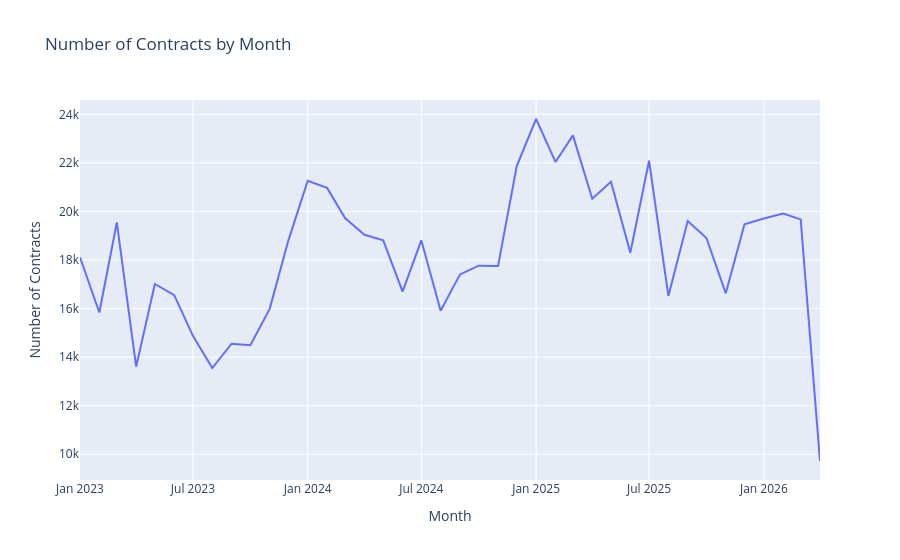

The code cell stored with this chart in its notebook:
### Markdown cell above
## <font color='#BFD72F' size=6>3.3 Visualizations</font> <a class="anchor" id="3.3"></a>
  
[Back to TOC](#toc)

**Main Purpose**: understand which filters should we apply to have a smaller dataset (outlier detection, for example)

### Code cell
contracts_by_month = (
    merged_dataset
    .dropna(subset=['dataCelebracaoContrato'])
    .assign(month=merged_dataset['dataCelebracaoContrato'].dt.to_period('M').dt.to_timestamp())
    .groupby('month')
    .size()
    .reset_index(name='number_of_contracts')
    .sort_values('month')
)

fig = px.line(
    contracts_by_month,
    x='month',
    y='number_of_contracts',
    title='Number of Contracts by Month',
    labels={
        'month': 'Month',
        'number_of_contracts': 'Number of Contracts'
    }
)

fig.show()

### Figure 1 — Plotly figure (JSON) as saved in the notebook; plotly's stock layout.template omitted (floating-point values rounded to 4 significant figures)
{"data": [{"hovertemplate": "Month=%{x}<br>Number of Contracts=%{y}<extra></extra>", "legendgroup": "", "line": {"color": "#636efa", "dash": "solid"}, "marker": {"symbol": "circle"}, "mode": "lines", "name": "", "orientation": "v", "showlegend": false, "type": "scatter", "x": ["2023-01-01T00:00:00.000000", "2023-02-01T00:00:00.000000", "2023-03-01T00:00:00.000000", "2023-04-01T00:00:00.000000", "2023-05-01T00:00:00.000000", "2023-06-01T00:00:00.000000", "2023-07-01T00:00:00.000000", "2023-08-01T00:00:00.000000", "2023-09-01T00:00:00.000000", "2023-10-01T00:00:00.000000", "2023-11-01T00:00:00.000000", "2023-12-01T00:00:00.000000", "2024-01-01T00:00:00.000000", "2024-02-01T00:00:00.000000", "2024-03-01T00:00:00.000000", "2024-04-01T00:00:00.000000", "2024-05-01T00:00:00.000000", "2024-06-01T00:00:00.000000", "2024-07-01T00:00:00.000000", "2024-08-01T00:00:00.000000", "2024-09-01T00:00:00.000000", "2024-10-01T00:00:00.000000", "2024-11-01T00:00:00.000000", "2024-12-01T00:00:00.000000", "2025-01-01T00:00:00.000000", "2025-02-01T00:00:00.000000", "2025-03-01T00:00:00.000000", "2025-04-01T00:00:00.000000", "2025-05-01T00:00:00.000000", "2025-06-01T00:00:00.000000", "2025-07-01T00:00:00.000000", "2025-08-01T00:00:00.000000", "2025-09-01T00:00:00.000000", "2025-10-01T00:00:00.000000", "2025-11-01T00:00:00.000000", "2025-12-01T00:00:00.000000", "2026-01-01T00:00:00.000000", "2026-02-01T00:00:00.000000", "2026-03-01T00:00:00.000000", "2026-04-01T00:00:00.000000"], "xaxis": "x", "y": [18115, 15838, 19548, 13605, 17015, 16554, 14877, 13552, 14552, 14489, 15988, 18810, 21264, 20972, 19721, 19039, 18813, 16696, 18810, 15908, 17408, 17768, 17751, 21873, 23809, 22040, 23134, 20527, 21223, 18298, 22090, 16521, 19605, 18906, 16628, 19475, 19710, 19912, 19673, 9722], "yaxis": "y"}], "layout": {"legend": {"tracegroupgap": 0}, "title": {"text": "Number of Contracts by Month"}, "xaxis": {"anchor": "y", "domain": [0, 1], "title": {"text": "Month"}}, "yaxis": {"anchor": "x", "domain": [0, 1], "title": {"text": "Number of Contracts"}}}}
